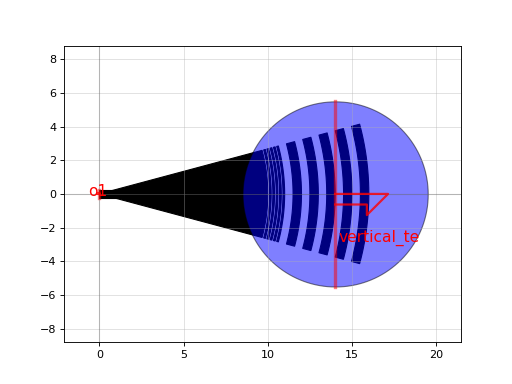

The script that drew this image:
import gdsfactory as gf

c = gf.components.grating_coupler_circular_arbitrary(teeth_list=(0.1, 0.1, 0.1, 0.1, 0.1, 0.1, 0.1, 0.1, 0.1, 0.1, 0.5, 0.5, 0.5, 0.5, 0.5, 0.5, 0.5, 0.5, 0.5, 0.5))
c.plot()
